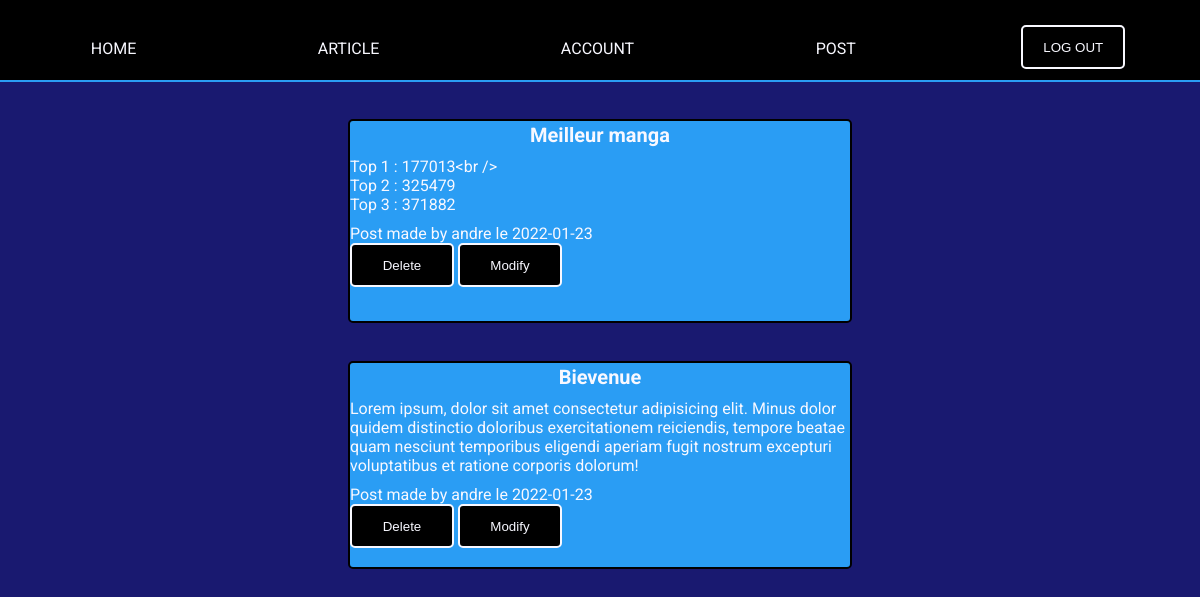
Screenshot of /espaceClient/article.php (signed in) with the database file from the repository.
### tables this page shows
CREATE TABLE `articles` (
  `Id` int(11) NOT NULL,
  `Title` varchar(255) NOT NULL,
  `Description` text NOT NULL,
  `CreationDate` date NOT NULL,
  `Creator` text DEFAULT NULL,
  `CreatorId` int(11) DEFAULT NULL
);

### espaceClient/article.php (the view, shortened to what this page needs)
<?php
include("headerClient.php");
$bdd = new PDO('mysql:host=localhost;dbname=php_exam_db;', 'root', '');
?>
<html lang="en">
<head>
    <link rel="stylesheet" type="text/css" href="../css/ban.css"/>
</head>
<body>
    <section>
        <section class="autre">
        <?php
            $id = $_SESSION['id'];
            $recupArticles = $bdd->query("SELECT * FROM articles WHERE CreatorId =\"$id\" ORDER BY Id DESC");
            while($article = $recupArticles->fetch()){
                ?>
                <section class="article">
                    <h2><?= $article['Title']; ?></h2>
                    <p><?= $article['Description']; ?></p>
                    <p>Post made by <?= $article['Creator']; ?> le <?= $article['CreationDate']; ?> </p>
                    <a name='oui'href="suppArticle.php?Id=<?= $article['Id'];?>">
                        <button>Delete</button>
                    </a>
                    <a href="modify.php?Id=<?= $article['Id'];?>">
                        <button>Modify</button>
                    </a>
                    <br />
                    <br />
                </section>
                    <br />
                    <br />
                <?php
            }
    ?>
        </section>
    </section>
</body>
</html>

### css/ban.css (style rules this page uses)
body, html { overflow-x: hidden; }
* { padding: 0; margin: 0; box-sizing: unset; }
body { background-color:midnightblue; overflow: hidden; font-family: 'Roboto', sans-serif; }
section { width: 100vw; min-height: 80%; }
.article { min-height: 200px; width: 500px; border: solid black 2px; border-radius: 5px; background-color: #2a9df4 ; }
h2 { margin-top: 2px; font-size: 20px; text-align: center; color: ghostwhite; }
.autre { margin-top: 100px; display: flex; flex-direction: column; justify-content: space-between; align-items: center; }

### espaceClient/headerClient.php (style rules this page uses)
body, html { overflow-x: hidden; }
* { padding: 0; margin: 0; box-sizing: unset; }
body { font-family: 'Roboto', sans-serif; }
p { color:ghostwhite; margin-top:10px; }
a { color: ghostwhite ; font-style:none; text-decoration:none; }
button { width: 100px; height: 40px; border-radius: 5px; border: solid 2px ghostwhite; background-color:black; color: ghostwhite; transition-duration:200ms ; }

### rows the page displays
articles: Title "Meilleur manga", Description "Top 1 : 177013<br /> Top 2 : 325479 Top 3 : 371882", Creator "andre", CreationDate "2022-01-23"
articles: Title "Bievenue", Description "Lorem ipsum, dolor sit amet consectetur adipisicing elit. Minus dolor quidem distinctio doloribus exercitationem reiciendis, tempore beatae quam nesciunt temporibus eligendi aperiam fugit nostrum excepturi voluptatibus et ratione corporis dolorum!", Creator "andre", CreationDate "2022-01-23"
